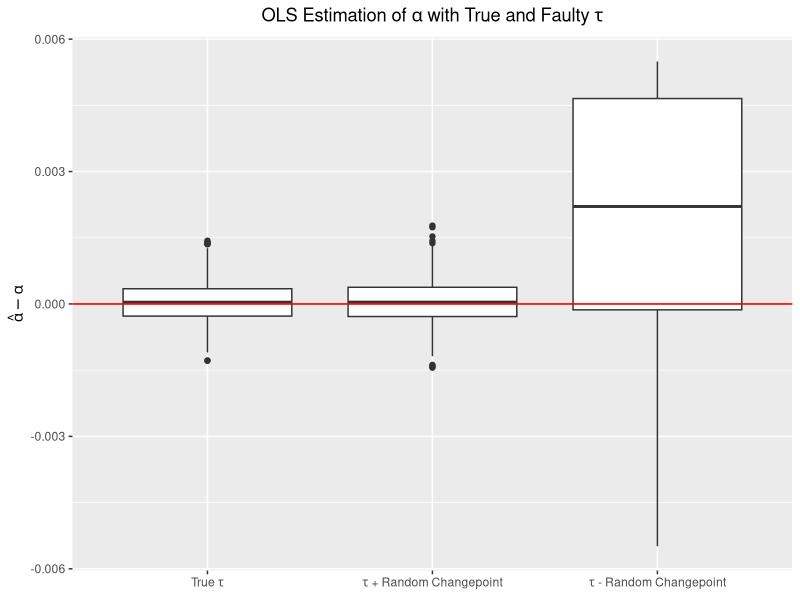

Write the R code that produced this figure.


simulate = function(){
  alpha = 0.005
  n = 1000
  x = 1:n
  tau = c(0,251,501,751,1000)
y = alpha*x + rnorm(n,rep(c(0,2,0,2),each=250))

# Create design matrix X
dm = matrix(NA,nrow=1000,ncol=length(tau)-1)
for(j in 2:length(tau)){
  dm[,j-1] = c(rep(0,tau[j-1]),
               rep(1,tau[j]-tau[j-1]),
               rep(0,1000-tau[j]))
}
X_OLS = cbind(x, dm)

# Initial estimation of beta
beta_hat_OLS = solve(t(X_OLS)%*%X_OLS)%*%t(X_OLS)%*%y
slope_OLS = beta_hat_OLS[1]

# plot(y,type="l",
#      xlab = "t",ylab=expression(y[t]),
#      main = paste0("Simulation: ",i,"; Iteration: ",k,collapse=""))
# legend("topright",
#        legend = c("OLS", "FL"),
#        col=c("red","blue"),lty=c(1,1))

# Randomly increase tau by one changepoint and re-estimate
remaining_numbers = setdiff(0:n, tau)

random_sample = sample(remaining_numbers, size = 1)

# Re-assign tau and re-estimate slope
tau2 = sort(c(random_sample,tau))

# Create design matrix X
dm = matrix(NA,nrow=1000,ncol=length(tau2)-1)
for(j in 2:length(tau2)){
  dm[,j-1] = c(rep(0,tau2[j-1]),
               rep(1,tau2[j]-tau2[j-1]),
               rep(0,1000-tau2[j]))
}
X_OLS = cbind(x, dm)

# Initial estimation of beta
beta_hat_OLS_extra = solve(t(X_OLS)%*%X_OLS)%*%t(X_OLS)%*%y
slope_OLS_extra = beta_hat_OLS_extra[1]

# Remove a changepoint and do it again
ind = sample(1:length(tau), size = 1)

# Re-assign tau and re-estimate slope
tau3 = tau[-ind]

# Create design matrix X
dm = matrix(NA,nrow=1000,ncol=length(tau3)-1)
for(j in 2:length(tau3)){
  dm[,j-1] = c(rep(0,tau3[j-1]),
               rep(1,tau3[j]-tau3[j-1]),
               rep(0,1000-tau3[j]))
}
X_OLS = cbind(x, dm)

# Initial estimation of beta
beta_hat_OLS_less = solve(t(X_OLS)%*%X_OLS)%*%t(X_OLS)%*%y
slope_OLS_less = beta_hat_OLS_less[1]

return(c(slope_OLS,slope_OLS_extra,slope_OLS_less))
}

mat = replicate(1000,simulate())

df = as.data.frame(t(mat))
colnames(df) = c(
  "Truth",
  "Extra Changepoint",
  "Missing Changepoint"
)

library(tidyr)
library(ggplot2)
library(dplyr)

p = df |>
  pivot_longer(cols = 1:3,
               names_to = "Method",
               values_to = "Slope") |>
  mutate(Method = factor(Method,
                         levels = c(
                           "Truth",
                           "Extra Changepoint",
                           "Missing Changepoint"
                         ))) |>
  ggplot(aes(x=Method,y=Slope-.005)) + 
  geom_boxplot() + 
  labs(x = NULL,
       y = expression(hat(alpha)-alpha),
       title = expression("OLS Estimation of "*alpha*" with True and Faulty " * tau))+
  theme(plot.title = element_text(hjust = 0.5)) + 
  geom_hline(yintercept = 0, color = "red", size = .55) +
  scale_x_discrete(
    labels = c(
      "Truth" = expression("True " * tau),
      "Extra Changepoint" = expression(tau ~ "+ Random Changepoint"),
      "Missing Changepoint" = expression(tau ~ "- Random Changepoint")
    )
  ) 

ggsave("OLS Noised FTWI Estimates.pdf", 
       plot = p, device = "pdf", width = 7, height = 3, dpi = 300)
